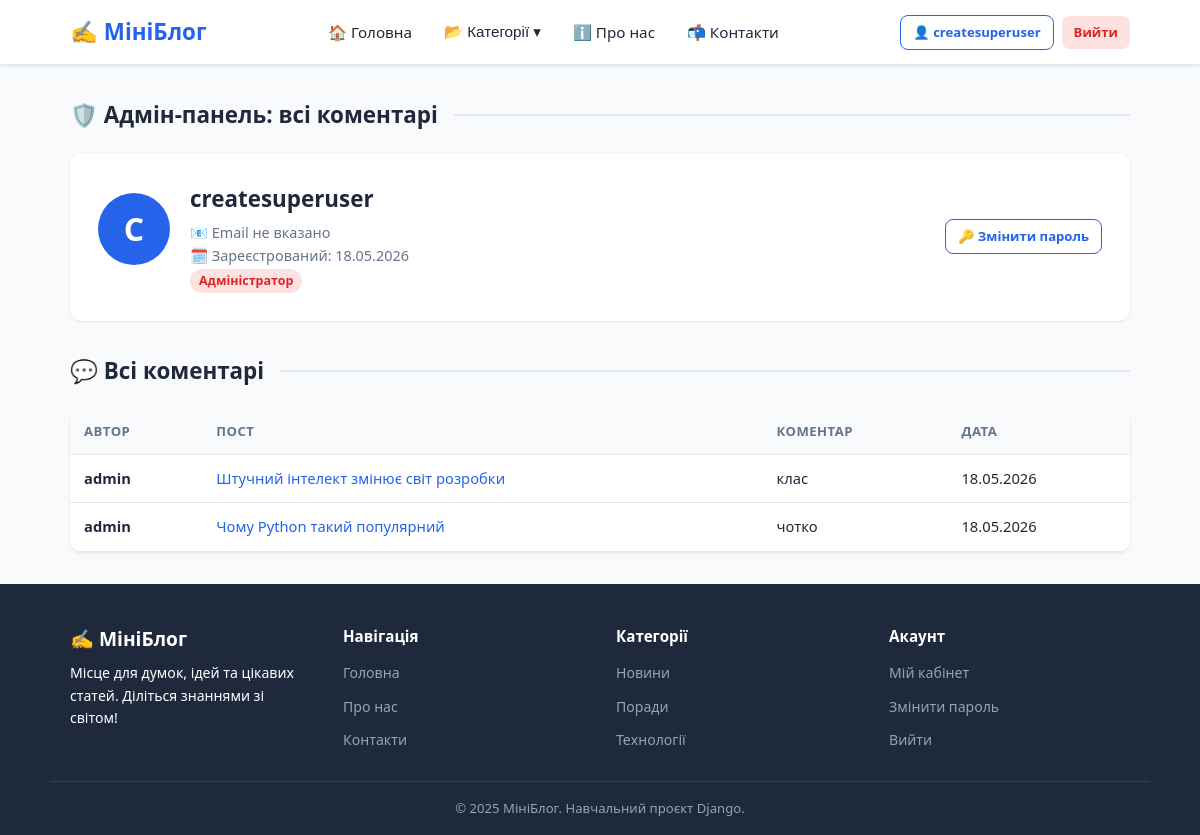
/profile/ (signed in), run on the app's committed database.
### blog/models.py (models this page shows, shortened)
class Comment(models.Model):
    post = models.ForeignKey(Post, on_delete=models.CASCADE,
                              related_name='comments', verbose_name='Пост')
    author = models.ForeignKey(User, on_delete=models.CASCADE, verbose_name='Автор')
    content = models.TextField(verbose_name='Текст коментаря')
    created_at = models.DateTimeField(auto_now_add=True, verbose_name='Створено о')
    updated_at = models.DateTimeField(auto_now=True, verbose_name='Оновлено о')
    class Meta:
        verbose_name = 'Коментар'
        verbose_name_plural = 'Коментарі'
        ordering = ['-created_at']

class Post(models.Model):
    title = models.CharField(max_length=200, verbose_name='Заголовок')
    slug = models.SlugField(unique=True, verbose_name='URL')
    content = models.TextField(verbose_name='Зміст')
    image = models.ImageField(upload_to='posts/', blank=True, null=True, verbose_name='Зображення')
    author = models.ForeignKey(User, on_delete=models.CASCADE, verbose_name='Автор')
    category = models.ForeignKey(Category, on_delete=models.SET_NULL, null=True, blank=True,
                                  related_name='posts', verbose_name='Категорія')
    is_published = models.BooleanField(default=True, verbose_name='Опублікований')
    created_at = models.DateTimeField(auto_now_add=True, verbose_name='Створено о')
    updated_at = models.DateTimeField(auto_now=True, verbose_name='Оновлено о')
    class Meta:
        verbose_name = 'Пост'
        verbose_name_plural = 'Пости'
        ordering = ['-created_at']

class Category(models.Model):
    name = models.CharField(max_length=100, verbose_name='Назва категорії')
    slug = models.SlugField(unique=True, verbose_name='URL')
    description = models.TextField(blank=True, verbose_name='Опис')
    created_at = models.DateTimeField(auto_now_add=True, verbose_name='Створено о')
    updated_at = models.DateTimeField(auto_now=True, verbose_name='Оновлено о')
    class Meta:
        verbose_name = 'Категорія'
        verbose_name_plural = 'Категорії'
        ordering = ['name']

### blog/views.py (the view)
# urls.py: path('profile/', views.profile_view, name='profile'),
@login_required
def profile_view(request):
    user = request.user
    if user.is_staff:
        comments = Comment.objects.select_related('post', 'author').order_by('-created_at')
        title = 'Адмін-панель: всі коментарі'
    else:
        comments = Comment.objects.filter(author=user).select_related('post').order_by('-created_at')
        title = 'Мій кабінет'
    user_ratings = Rating.objects.filter(user=user).select_related('post')
    context = {
        'title': title,
        'comments': comments,
        'user_ratings': user_ratings,
        'categories': Category.objects.all(),
    }
    return render(request, 'blog/auth/profile.html', context)

### blog/templates/blog/auth/profile.html (shortened to what this page needs)
{% extends 'blog/base.html' %}
{% block content %}
<h1 class="section-title">
    {% if user.is_staff %}🛡️{% else %}👤{% endif %} {{ title }}
</h1>
<div class="profile-card" style="display:flex;align-items:center;gap:20px;flex-wrap:wrap;">
    <div class="profile-avatar">{{ user.username|first|upper }}</div>
    <div>
        <h2>{{ user.username }}</h2>
        <p class="profile-card__meta">
            📧 {{ user.email|default:"Email не вказано" }}<br>
            🗓️ Зареєстрований: {{ user.date_joined|date:"d.m.Y" }}
        </p>
        {% if user.is_staff %}
            <span class="badge badge-admin">Адміністратор</span>
        {% else %}
            <span class="badge badge-user">Користувач</span>
        {% endif %}
    </div>
    <div style="margin-left:auto;display:flex;gap:10px;flex-wrap:wrap;">
        <a href="{% url 'change_password' %}" class="btn btn-outline btn-sm">🔑 Змінити пароль</a>
    </div>
</div>
<h2 class="section-title" style="margin-top:32px;">
    💬 {% if user.is_staff %}Всі коментарі{% else %}Мої коментарі{% endif %}
</h2>
{% if comments %}
    <div style="background:var(--white);border-radius:12px;box-shadow:var(--shadow);overflow:hidden;">
        <table class="table">
            <thead>
                <tr>
                    {% if user.is_staff %}<th>Автор</th>{% endif %}
                    <th>Пост</th>
                    <th>Коментар</th>
                    <th>Дата</th>
                </tr>
            </thead>
            <tbody>
                {% for comment in comments %}
                    <tr>
                        {% if user.is_staff %}
                            <td><strong>{{ comment.author.username }}</strong></td>
                        {% endif %}
                        <td>
                            <a href="{% url 'post_detail' comment.post.slug %}">
                                {{ comment.post.title|truncatechars:40 }}
                            </a>
                        </td>
                        <td>{{ comment.content|truncatechars:60 }}</td>
                        <td style="white-space:nowrap;">{{ comment.created_at|date:"d.m.Y" }}</td>
                    </tr>
                {% endfor %}
            </tbody>
        </table>
    </div>
{% else %}
    <div class="empty-state" style="padding:40px;">
        <div class="empty-state__icon">💬</div>
        <h3>Ще немає коментарів</h3>
        <a href="{% url 'home' %}" class="btn btn-primary" style="margin-top:12px;">Переглянути пости</a>
    </div>
{% endif %}
{% endblock %}

### blog/templates/blog/base.html (shortened to what this page needs)
{% load static %}
<!DOCTYPE html>
<html lang="uk">
<head>
    <link rel="stylesheet" href="{% static 'blog/css/style.css' %}">
</head>
<body>
<header class="header">
    <div class="header__inner">
        <a href="{% url 'home' %}" class="header__logo">
            ✍️ МініБлог
        </a>
        <nav class="nav">
            <a href="{% url 'home' %}" class="nav__link">🏠 Головна</a>
            <div class="nav__dropdown">
                <button class="nav__dropdown-btn">
                    📂 Категорії ▾
                </button>
            </div>
            <a href="{% url 'about' %}" class="nav__link">ℹ️ Про нас</a>
            <a href="{% url 'contacts' %}" class="nav__link">📬 Контакти</a>
        </nav>
        <div class="header__auth">
            {% if user.is_authenticated %}
                <a href="{% url 'profile' %}" class="btn btn-outline btn-sm">👤 {{ user.username }}</a>
                <a href="{% url 'logout' %}" class="btn btn-sm" style="background:#fee2e2;color:#dc2626;">Вийти</a>
            {% else %}
                <a href="{% url 'login' %}" class="btn btn-outline btn-sm">Увійти</a>
                <a href="{% url 'register' %}" class="btn btn-primary btn-sm">Реєстрація</a>
            {% endif %}
        </div>
    </div>
</header>
<main class="main">
    {% block content %}{% endblock %}
</main>
<footer class="footer">
    <div class="footer__inner">
        <div class="footer__brand">
            <h3>✍️ МініБлог</h3>
            <p>Місце для думок, ідей та цікавих статей. Діліться знаннями зі світом!</p>
        </div>
        <div>
            <p class="footer__title">Навігація</p>
            <ul class="footer__links">
                <li><a href="{% url 'home' %}">Головна</a></li>
                <li><a href="{% url 'about' %}">Про нас</a></li>
                <li><a href="{% url 'contacts' %}">Контакти</a></li>
            </ul>
        </div>
        <div>
            <p class="footer__title">Категорії</p>
            <ul class="footer__links">
                {% for cat in categories %}
                    <li><a href="{% url 'category_detail' cat.slug %}">{{ cat.name }}</a></li>
                {% empty %}
                    <li><span>Поки немає</span></li>
                {% endfor %}
            </ul>
        </div>
        <div>
            <p class="footer__title">Акаунт</p>
            <ul class="footer__links">
                {% if user.is_authenticated %}
                    <li><a href="{% url 'profile' %}">Мій кабінет</a></li>
                    <li><a href="{% url 'change_password' %}">Змінити пароль</a></li>
                    <li><a href="{% url 'logout' %}">Вийти</a></li>
                {% else %}
                    <li><a href="{% url 'login' %}">Увійти</a></li>
                    <li><a href="{% url 'register' %}">Реєстрація</a></li>
                {% endif %}
            </ul>
        </div>
    </div>
    <div class="footer__bottom">
        <p>© 2025 МініБлог. Навчальний проєкт Django.</p>
    </div>
</footer>
</body>
</html>

### blog/static/blog/css/style.css (style rules this page uses)
* { margin: 0; padding: 0; box-sizing: border-box; }
:root { --primary: #2563eb; --primary-dark: #1d4ed8; --secondary: #64748b; --bg: #f8fafc; --white: #ffffff; --text: #1e293b; --text-light: #64748b; --border: #e2e8f0; --success: #16a34a; --danger: #dc2626; --warning: #d97706; --radius: 8px; --shadow: 0 1px 3px rgba(0,0,0,0.1); --shadow-md: 0 4px 6px rgba(0,0,0,0.07); }
body { font-family: 'Segoe UI', Tahoma, Geneva, Verdana, sans-serif; background: var(--bg); color: var(--text); line-height: 1.6; min-height: 100vh; display: flex; flex-direction: column; }
a { color: var(--primary); text-decoration: none; }
.header { background: var(--white); border-bottom: 1px solid var(--border); box-shadow: var(--shadow); position: sticky; top: 0; z-index: 100; }
.header__inner { max-width: 1100px; margin: 0 auto; padding: 0 20px; display: flex; align-items: center; justify-content: space-between; height: 64px; }
.header__logo { font-size: 1.4rem; font-weight: 700; color: var(--primary); display: flex; align-items: center; gap: 8px; }
.nav { display: flex; align-items: center; gap: 4px; flex-wrap: wrap; }
.nav__link { padding: 8px 14px; border-radius: var(--radius); color: var(--text); font-weight: 500; font-size: 0.95rem; transition: background 0.2s; }
.nav__dropdown { position: relative; }
.nav__dropdown-btn { padding: 8px 14px; border-radius: var(--radius); color: var(--text); font-weight: 500; font-size: 0.95rem; cursor: pointer; background: none; border: none; display: flex; align-items: center; gap: 4px; transition: background 0.2s; }
.header__auth { display: flex; align-items: center; gap: 8px; }
.btn { display: inline-flex; align-items: center; gap: 6px; padding: 9px 18px; border-radius: var(--radius); font-size: 0.9rem; font-weight: 600; cursor: pointer; border: none; transition: all 0.2s; text-decoration: none; }
.btn-outline { background: transparent; border: 1.5px solid var(--primary); color: var(--primary); }
.btn-sm { padding: 6px 12px; font-size: 0.82rem; }
.main { max-width: 1100px; margin: 0 auto; padding: 32px 20px; flex: 1; width: 100%; }
.profile-card { background: var(--white); border-radius: 12px; padding: 28px; box-shadow: var(--shadow); margin-bottom: 24px; }
.profile-avatar { width: 72px; height: 72px; background: var(--primary); border-radius: 50%; display: flex; align-items: center; justify-content: center; font-size: 2rem; color: var(--white); font-weight: 700; margin-bottom: 16px; }
.profile-card h2 { font-size: 1.4rem; margin-bottom: 4px; }
.profile-card__meta { color: var(--text-light); font-size: 0.9rem; }
.table { width: 100%; border-collapse: collapse; font-size: 0.92rem; }
.table th, .table td { padding: 12px 14px; text-align: left; border-bottom: 1px solid var(--border); }
.table th { background: #f8fafc; font-weight: 600; color: var(--text-light); font-size: 0.82rem; text-transform: uppercase; letter-spacing: 0.5px; }
.section-title { font-size: 1.4rem; font-weight: 700; margin-bottom: 20px; display: flex; align-items: center; gap: 8px; }
.section-title::after { content: ''; flex: 1; height: 2px; background: var(--border); margin-left: 8px; }
.footer { background: #1e293b; color: #94a3b8; margin-top: auto; }
.footer__inner { max-width: 1100px; margin: 0 auto; padding: 40px 20px 20px; display: grid; grid-template-columns: repeat(auto-fit, minmax(200px, 1fr)); gap: 32px; }
.footer__brand { color: var(--white); }
.footer__brand h3 { font-size: 1.2rem; margin-bottom: 8px; }
.footer__brand p { font-size: 0.88rem; line-height: 1.6; }
.footer__title { color: var(--white); font-weight: 600; margin-bottom: 12px; font-size: 0.95rem; }
.footer__links { list-style: none; }
.footer__links li { margin-bottom: 8px; }
.footer__links a { color: #94a3b8; font-size: 0.88rem; transition: color 0.2s; }
.footer__bottom { border-top: 1px solid #334155; padding: 16px 20px; text-align: center; font-size: 0.82rem; max-width: 1100px; margin: 0 auto; }
.badge { display: inline-block; padding: 2px 9px; border-radius: 20px; font-size: 0.78rem; font-weight: 600; }
.badge-admin { background: #fee2e2; color: var(--danger); }

### data on the page
Comment: author.username "admin", post "Штучний інтелект змінює світ розробки", content "клас", created_at "18.05.2026"
Comment: author.username "admin", post "Чому Python такий популярний", content "чотко", created_at "18.05.2026"
Category: name "Новини"
Category: name "Поради"
Category: name "Технології"

### other printed values
{{ user.username }} "createsuperuser"
{{ title }} "Адмін-панель: всі коментарі"
{{ user.username|first|upper }} "C"
{{ user.email|default:"Email не вказано" }} "Email не вказано"
{{ user.date_joined|date:"d.m.Y" }} "18.05.2026"
